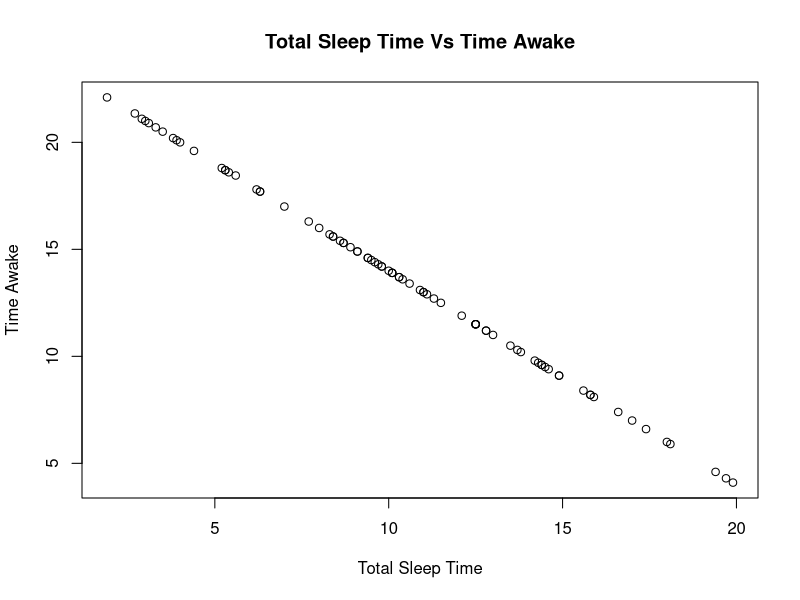

R code for this plot:
# Purpose: Analyze msleep dataset and perform exploratory data analysis
# Author: Vignesh Kumar Venkateshwar

# Installs and libraries
library(ggplot2)

# Load dataset
data("msleep")

# View dataset dimensions
dim(msleep)

# View first six rows of the dataset
head(msleep)

# scatter plot
plot(x = msleep$sleep_total, y = msleep$awake,
     xlab = "Total Sleep Time",
     ylab = "Time Awake",
     main = "Total Sleep Time Vs Time Awake")